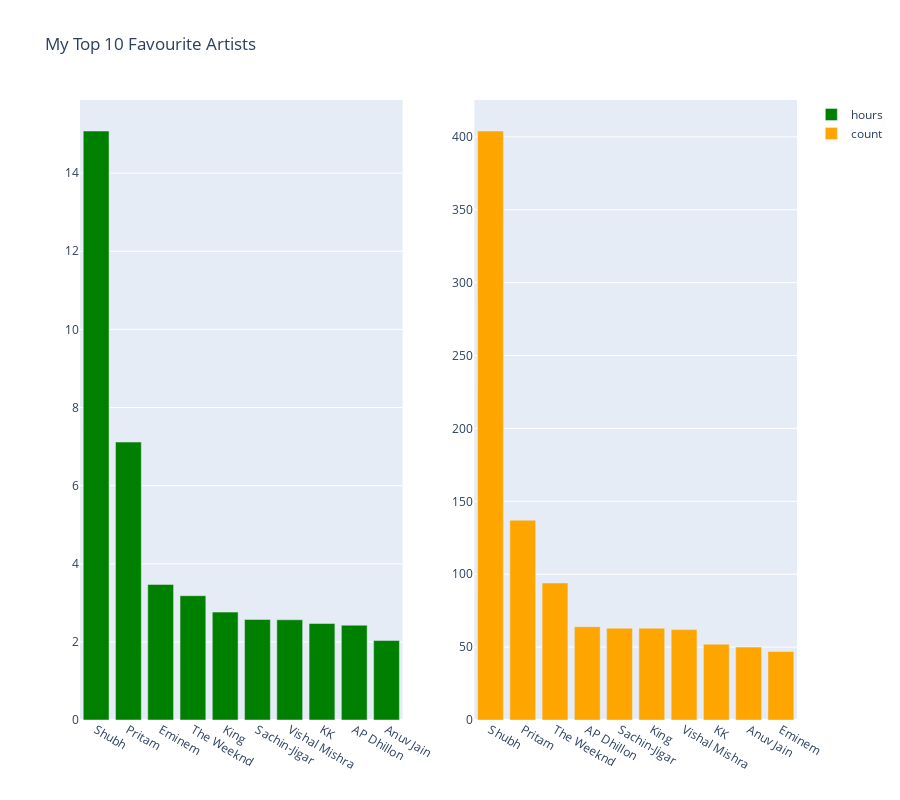

Notebook source saved alongside this figure:
### Code cell
import plotly.graph_objs as go

fig1 = go.Figure()
fig1.add_trace(go.Bar(x=top_10_artist_time_df.head(10).index, y=top_10_artist_time_df["Listening Time(Hours)"].head(10), marker_color='green', name = 'hours'))
fig1.update_layout(title="My Top 10 Favourite Artist (based on Hours)", xaxis_title="Artists", yaxis_title="No. of Hours Songs Played", xaxis_tickangle=-75)
fig1.add_shape(type="line", x0=0, y0=top_10_artist_time_df["Listening Time(Hours)"][:100].mean(), x1=1, y1=top_10_artist_time_df["Listening Time(Hours)"][:100].mean(), line=dict(dash="dash", color="black"))

fig2 = go.Figure()
fig2.add_trace(go.Bar(x=top_10_artist_count_df.head(10).index, y=top_10_artist_count_df["Count"].head(10), marker_color='orange', name='count'))
fig2.update_layout(title="My Top 10 Favourite Artist (based on Counts)", xaxis_title="Artists", yaxis_title="No. of Times Songs Played", xaxis_tickangle=-75)
fig2.add_shape(type="line", x0=0, y0=top_10_artist_count_df["Count"][:100].mean(), x1=1, y1=top_10_artist_count_df["Count"][:100].mean(), line=dict(dash="dash", color="black"))

from plotly.subplots import make_subplots

fig = make_subplots(rows=1, cols=2)

fig.add_trace(fig1['data'][0], row=1, col=1)
fig.add_trace(fig2['data'][0], row=1, col=2)

fig.update_layout(title="My Top 10 Favourite Artists", height=800)

fig.show()

### Figure 1 — Plotly figure (JSON) as saved in the notebook; plotly's stock layout.template omitted (floating-point values rounded to 4 significant figures)
{"data": [{"marker": {"color": "green"}, "name": "hours", "type": "bar", "x": ["Shubh", "Pritam", "Eminem", "The Weeknd", "King", "Sachin-Jigar", "Vishal Mishra", "KK", "AP Dhillon", "Anuv Jain"], "xaxis": "x", "y": [15.08, 7.115, 3.471, 3.182, 2.762, 2.574, 2.566, 2.47, 2.427, 2.036], "yaxis": "y"}, {"marker": {"color": "orange"}, "name": "count", "type": "bar", "x": ["Shubh", "Pritam", "The Weeknd", "AP Dhillon", "Sachin-Jigar", "King", "Vishal Mishra", "KK", "Anuv Jain", "Eminem"], "xaxis": "x2", "y": [404, 137, 94, 64, 63, 63, 62, 52, 50, 47], "yaxis": "y2"}], "layout": {"height": 800, "title": {"text": "My Top 10 Favourite Artists"}, "xaxis": {"anchor": "y", "domain": [0, 0.45]}, "xaxis2": {"anchor": "y2", "domain": [0.55, 1]}, "yaxis": {"anchor": "x", "domain": [0, 1]}, "yaxis2": {"anchor": "x2", "domain": [0, 1]}}}
